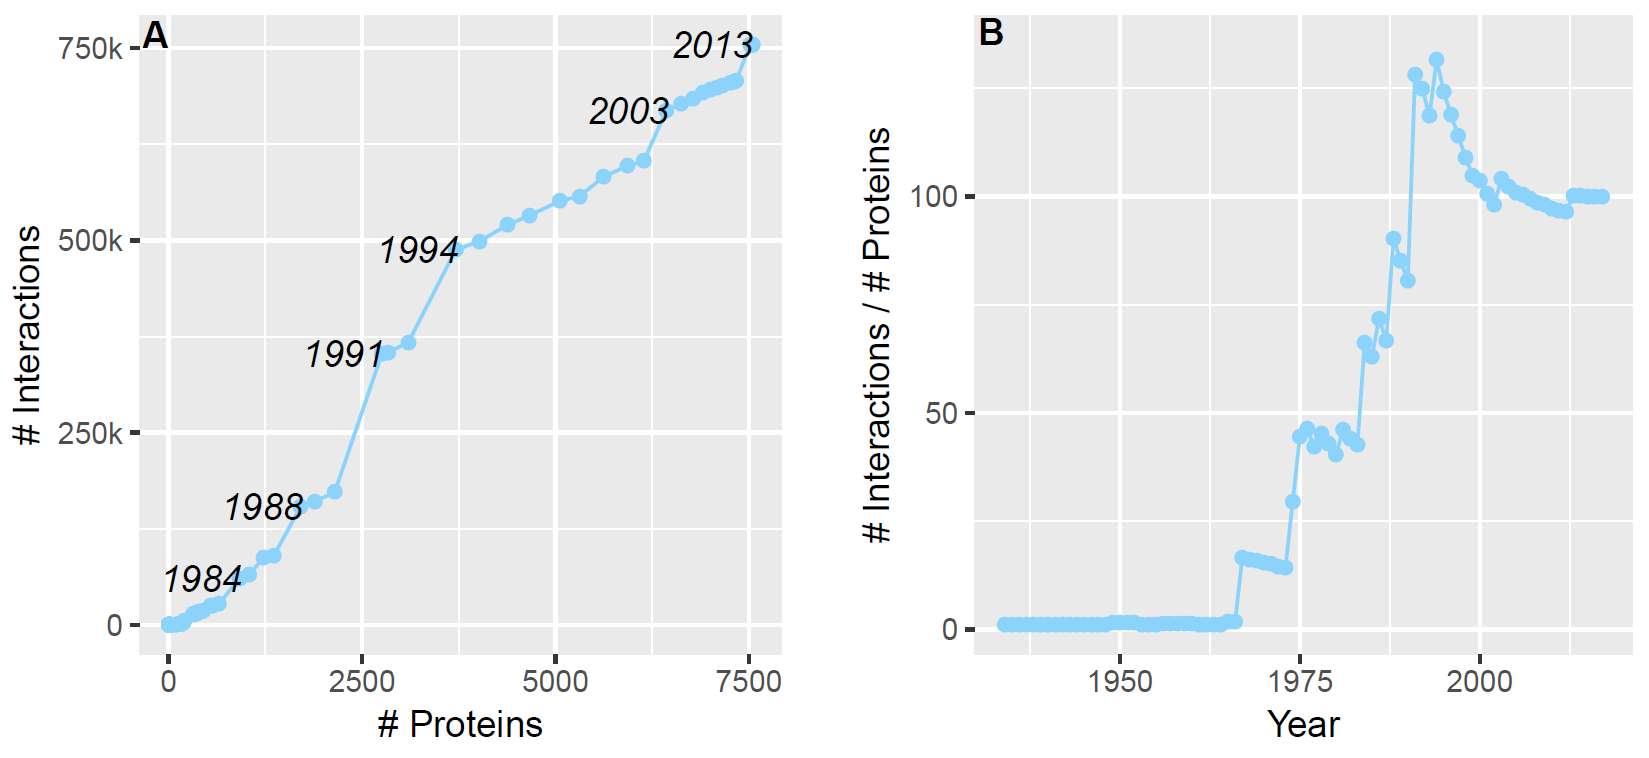

The R source for this figure:
## library(extrafont)
## font_import(pattern = "arial")
##  +    theme(text=element_text(family="Arial", size=12))
library("ggplot2")
library("gridExtra")

path <- "../../resources/centralities/"

dPerYear <- rep(NA, length(1934:2017))

{
    nedgesPerYear <- rep(NA, length(1934:2017))
    cat("1934")
    for (year in 1934:2017) {
        cat("\b\b\b\b")
        cat(year)
        inFile <- paste0(path, year, "lengthShortestPaths.csv")
        dPerYear[year-1933] <- max(as.matrix(read.csv(inFile, row.names=1)))
        nedgesPerYear[year-1933] <-
            sum(as.matrix(read.csv(inFile, row.names=1)) == 1)
    }
    cat("\n")
}

{
    nprotPerYear <- rep(NA, length(1934:2017))
    cat("1934")
    for (year in 1934:2017) {
        cat("\b\b\b\b")
        cat(year)
        nprotPerYear[year-1933] <-
            nrow(read.csv(paste0(path, year, "centralities.csv")))
    }
    cat("\n")
}

## Figure 2
df2 <- data.frame(proteins = nprotPerYear, edges = nedgesPerYear)
offset <- 500
fig2 <-
    ggplot(df2, aes(proteins, edges)) +
    theme_bw() +
    geom_point(col=rgb(137, 208, 245, maxColorValue=250)) +
    geom_line(col=rgb(137, 208, 245, maxColorValue=250)) +
    scale_x_continuous(name = "# Proteins",
                       breaks = c(0, 2500, 5000, 7500)) +
    scale_y_continuous(name = "# Interactions",
                       breaks = c(0, 250000, 500000, 750000),
                       labels = c(0, "250k", "500k", "750k")) +
    annotate("text", label="1984",
             x=nprotPerYear[1984 - 1933] - offset,
             y=nedgesPerYear[1984 - 1933],
             fontface="italic") +
    annotate("text", label="1988",
             x=nprotPerYear[1988 - 1933] - offset,
             y=nedgesPerYear[1988 - 1933],
             fontface="italic") +
    annotate("text", label="1991",
             x=nprotPerYear[1991 - 1933] - offset,
             y=nedgesPerYear[1991 - 1933],
             fontface="italic") +
    annotate("text", label="1994",
             x=nprotPerYear[1994 - 1933] - offset,
             y=nedgesPerYear[1994 - 1933],
             fontface="italic") +
    annotate("text", label="2003",
             x=nprotPerYear[2003 - 1933] - offset,
             y=nedgesPerYear[2003 - 1933],
             fontface="italic") +
    annotate("text", label="2013",
             x=nprotPerYear[2013 - 1933] - offset,
             y=nedgesPerYear[2013 - 1933],
             fontface="italic") +
    annotate("text", label="A", x=0, y=750000,
             fontface="bold", hjust="right", vjust = "bottom") # + theme(aspect.ratio=1)
fig2


## Figure 3
df3 <- data.frame(year = 1934:2017,
                 degree = nedgesPerYear / nprotPerYear)
fig3 <-
    ggplot(df3, aes(year, degree)) +
    theme_bw() +
    geom_point(col=rgb(137, 208, 245, maxColorValue=250)) +
    geom_line(col=rgb(137, 208, 245, maxColorValue=250)) +
    scale_y_continuous(name = "# Interactions / # Proteins") +
    scale_x_continuous(name = "Year") +
    annotate("text", label="B", x=1934, y=135,
             fontface="bold", hjust="right", vjust = "bottom") # + theme(aspect.ratio=1)


grid.arrange(fig2, fig3, ncol=2)

ggsave("Figure2a.pdf", fig2,
       width=8.5, height=8, units="cm")
ggsave("Figure2b.pdf", fig3,
       width=8.5, height=8, units="cm")
